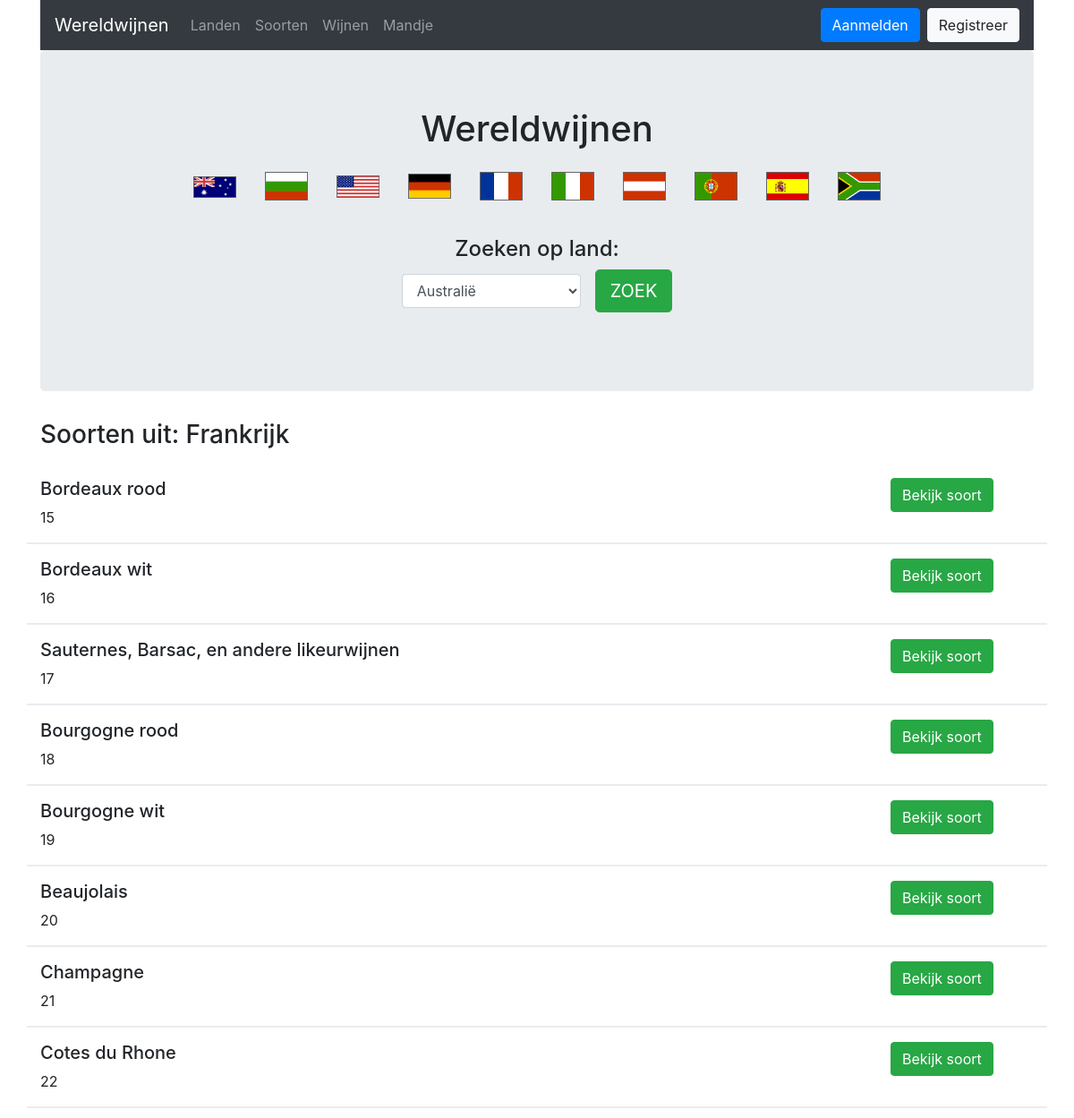
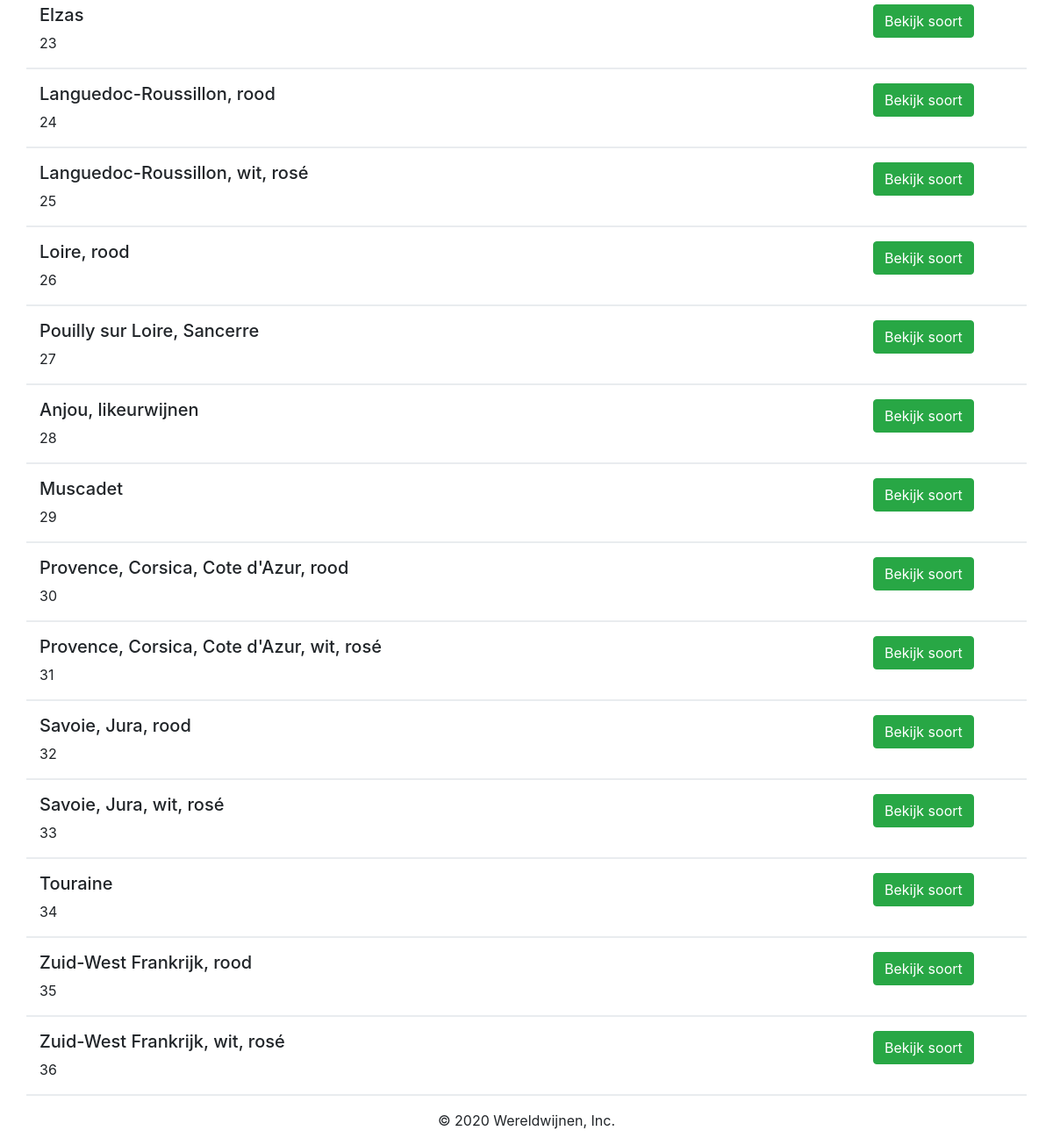
The app's page /index.php?land=5 with its own data (2 pictures, top to bottom).
### tables this page shows
CREATE TABLE landen (
  id int unsigned NOT NULL,
  naam varchar(50) NOT NULL,
  versie int unsigned not null default 0,
  PRIMARY KEY (id) USING BTREE,
  UNIQUE KEY Land(naam) USING BTREE
);

CREATE TABLE soorten(
  id int unsigned NOT NULL AUTO_INCREMENT,
  naam varchar(50) NOT NULL,
  landid int unsigned NOT NULL,
  versie int unsigned not null default 0,
  PRIMARY KEY (id) USING BTREE,
  KEY FK_soorten_landen(landid) USING BTREE,
  CONSTRAINT FK_soorten_landen FOREIGN KEY (landid) REFERENCES landen(id)
);

### lib/Template.php (called while the page is built, shortened)
<?php
    class Template {
        protected $template_path;
        public function __construct($template_path) {
            $this->template_path = $template_path;
        }
        public function __toString() {
            include basename($this->template_path);
            return ob_get_clean();
        }
    }
?>

### database/Database.php (called while the page is built)
<?php
    class Database {
        private $host = DB_HOST;
        private $user = DB_USER;
        private $password = DB_PASSWORD;
        private $name = DB_NAME;
        protected function connect() {
            $dbConnection = "mysql:host=" . $this->host . ";dbname=" . $this->name;
            $options = array(
                PDO::ATTR_EMULATE_PREPARES => false,
                PDO::ATTR_PERSISTENT => true,
                PDO::ATTR_ERRMODE => PDO::ERRMODE_EXCEPTION,
                PDO::ATTR_DEFAULT_FETCH_MODE => PDO::FETCH_OBJ
            );
            try {
                $pdo = new PDO($dbConnection, $this->user, $this->password, $options);
                return $pdo;
            } catch (PDOException $e) {
                $this->error = $e->getMessage();
            }
        }
    }
?>

### src/repositories/LandRepository.php (called while the page is built, shortened)
<?php
    class LandRepository extends Database {
        protected function findById($id) {
            $sql = "SELECT * FROM landen WHERE id = :id";
            $stmt = $this->connect()->prepare($sql);
            $stmt->bindParam(":id", $id);
            $stmt->execute();
            return $stmt->fetch();
        }
        protected function findAll() {
            $sql = "SELECT * FROM landen";
            $stmt = $this->connect()->prepare($sql);
            $stmt->execute();
            return $stmt->fetchAll();
        }
    }
?>

### src/views/LandView.php (called while the page is built, shortened)
<?php
    class LandView extends LandRepository {
        public function getLandById($id) {
            return $this->findById($id);
        }
        public function getLanden() {
            return $this->findAll();
        }
    }
?>

### includes/autoloader.php (called while the page is built, shortened)
<?php
    function Autoloader($classname) {
        $url = $_SERVER['HTTP_HOST'] . $_SERVER['REQUEST_URI'];
        $path = "src/domain/";
        $extention = ".php";
        if ($classname == "Database") {
            $path = "database/";
        }
        else if ($classname == "Template") {
            $path = "lib/";
        }
        else if ($classname == "Mandje") {
            $path = "src/sessions/";
        }
        else if (strpos($classname, "View")) {
            $path = "src/views/";
        }
        else if (strpos($classname, "Controller")) {
            $path = "src/controllers/";
        }
        else if (strpos($classname, "Repository")) {
            $path = "src/repositories/";
        }
        $fullPath = $path . $classname . $extention;
    }
?>

### src/repositories/SoortRepository.php (called while the page is built, shortened)
<?php
    class SoortRepository extends Database {
        protected function findByLandId($id) {
            $sql = "SELECT * FROM soorten WHERE landid = :landid";
            $stmt = $this->connect()->prepare($sql);
            $stmt->bindParam(":landid", $id);
            $stmt->execute();
            return $stmt->fetchAll();
        }
    }
?>

### src/views/SoortView.php (called while the page is built, shortened)
<?php
    class SoortView extends SoortRepository {
        public function getSoortenByLandId($id) {
            return $this->findByLandId($id);
        }
    }
?>

### templates/home.php (the view)
<?php include 'includes/header-w-subheader.php'; ?>
        <h3 class="title"><?php echo $title; ?></h3>
        <?php
            if ($land != null && $soorten != null) {
            foreach($soorten as $soort): ?>
            <div class="row marketing">
                <div class="col-md-10">
                <h5><?php echo $soort->naam; ?></h5>
                <p><?php echo $soort->id; ?></p>
                </div>
                <div class="col-md-2">
                    <a href="soort.php?id=<?php echo $soort->id; ?>" class="btn btn-success">Bekijk soort</a>
                </div>
        </div>
        <?php
            endforeach;
            }
        ?>
<?php include 'includes/footer.php'; ?>

### templates/includes/header-w-subheader.php (shortened to what this page needs)
<!DOCTYPE html>
<html lang="en">
<head>
    <link rel="stylesheet" href="https://use.fontawesome.com/releases/v5.12.0/css/all.css">
    <link href="https://stackpath.bootstrapcdn.com/bootstrap/4.4.1/css/bootstrap.min.css" rel="stylesheet">
    <link rel="stylesheet" href="css/style.css">
</head>
<body>
    <div class="container">
      <div class="header">
        <nav class="navbar navbar-expand-md navbar-dark bg-dark">
        <a class="navbar-brand" href="index.php">Wereldwijnen</a>
        <div class="container-inline">
            <ul class="navbar-nav mr-auto">
                <li class="nav-item">
                    <a class="nav-link" href="./landen.php">Landen</a>
                </li>
                <li class="nav-item">
                    <a class="nav-link" href="./soorten.php">Soorten</a>
                </li>
                <li class="nav-item">
                    <a class="nav-link" href="./wijnen.php">Wijnen</a>
                </li>
                <li class="nav-item">
                    <a class="nav-link" href="./mandje.php">Mandje</a>
                </li>
            </ul>
        </div>
        <div class="navbar-nav ml-auto navbar-login-logout">
            <?php
                if (isset($_SESSION["usedId"])) {
                    echo '
                    <form method="post" action="./logout.php">
                        <input class="btn btn-danger" type="submit" value="Afmelden">
                    </form>
                    ';
                } else {
                    echo '
                    <a class="btn btn-primary btn-login" href="./login.php">Aanmelden</a>
                    <a class="btn btn-light" href="signup.php">Registreer</a>
                    ';
                }
            ?>
        </div>
      </div>
      <div class="jumbotron">
        <h1>Wereldwijnen</h1>
        <ul class="menu-flags">
            <?php foreach($landenHeader as $landHeader): ?>
                <li><a href="<?php echo "index.php?land=" . $landHeader->id; ?>"><img src="<?php echo './images/' . $landHeader->id . '.png'; ?>"></a></li>
            <?php endforeach; ?>
        </ul>
        <br>
        <h4>Zoeken op land: </h4>
        <form class="form" action="index.php" method="GET">
            <select id="selection" name="land" class="form-control" style="width:200px;">
                <?php foreach($landenHeader as $landHeader): ?>
                    <option class="option-flag" style="background-image:url(<?php echo './images/' . $landHeader->id . '.png'; ?>);" value="<?php echo $landHeader->id; ?>"><?php echo $landHeader->naam; ?></option>
                <?php endforeach; ?>
            </select>
            <br>
            <button type="submit" class="btn btn-lg btn-success">ZOEK</button>
        </form>
        <br>
    </div>

### css/style.css (style rules this page uses)
.jumbotron h1, .jumbotron h2, .jumbotron h3, .jumbotron h4, .jumbotron h5, .form { display: flex; justify-content: center; align-items: center; }
.menu-flags { display: flex; justify-content: center; align-items: center; list-style: none; margin: 0; padding: 0; }
li { float: left; }
.menu-flags li { display: block; text-align: center; padding: 16px; text-decoration: none; }
.menu-flags li img { width: 3rem; }
.form > .btn { margin-left: 1rem; }
.title { margin-bottom: 2rem; }
.row.marketing { border-bottom: solid 2px #e9ecef; margin-bottom: 1rem; }
.btn-login { margin-right: 0.5rem; }

### records on screen
landen: shows a picture
landen: shows a picture
landen: shows a picture
landen: shows a picture
landen: shows a picture
landen: shows a picture
landen: shows a picture
landen: shows a picture
landen: shows a picture
landen: shows a picture
soorten: naam "Bordeaux rood", id "15"
soorten: naam "Bordeaux wit", id "16"
soorten: naam "Sauternes, Barsac, en andere likeurwijnen", id "17"
soorten: naam "Bourgogne rood", id "18"
soorten: naam "Bourgogne wit", id "19"
soorten: naam "Beaujolais", id "20"
soorten: naam "Champagne", id "21"
soorten: naam "Cotes du Rhone", id "22"
soorten: naam "Elzas", id "23"
soorten: naam "Languedoc-Roussillon, rood", id "24"
soorten: naam "Languedoc-Roussillon, wit, rosé", id "25"
soorten: naam "Loire, rood", id "26"
soorten: naam "Pouilly sur Loire, Sancerre", id "27"
soorten: naam "Anjou, likeurwijnen", id "28"
soorten: naam "Muscadet", id "29"
soorten: naam "Provence, Corsica, Cote d'Azur, rood", id "30"
soorten: naam "Provence, Corsica, Cote d'Azur, wit, rosé", id "31"
soorten: naam "Savoie, Jura, rood", id "32"
soorten: naam "Savoie, Jura, wit, rosé", id "33"
soorten: naam "Touraine", id "34"
soorten: naam "Zuid-West Frankrijk, rood", id "35"
soorten: naam "Zuid-West Frankrijk, wit, rosé", id "36"

### other values on screen
$title "Soorten uit: Frankrijk"
form field land "Australië"
